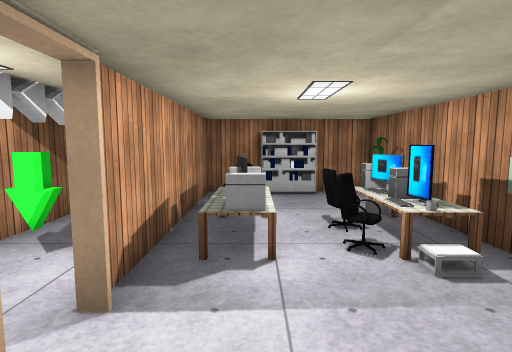
view 1 (above)

16 first-person views from a walk through a scene from a Unity 3-D project. The camera is 1.5 m above the floor, tilts 6° down and sees 80° across. The floor is counted in squares, 1 m on a side. Each view is taken from the middle of a square. On the plan, view 1 faces up. The plan holds only what a view shows up to about 15 squares ahead; the rest is blank. The player is left out. Door leaves are left out, so doorways stand open. Some surface patterns are stand-ins.

view 2
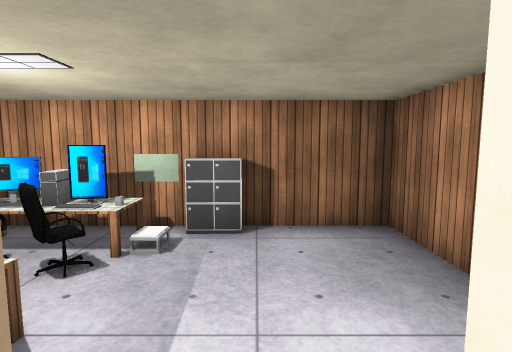

view 3
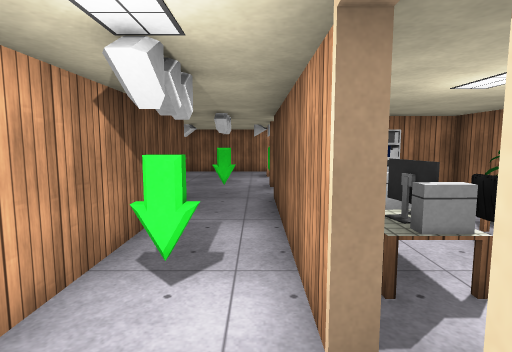

view 4
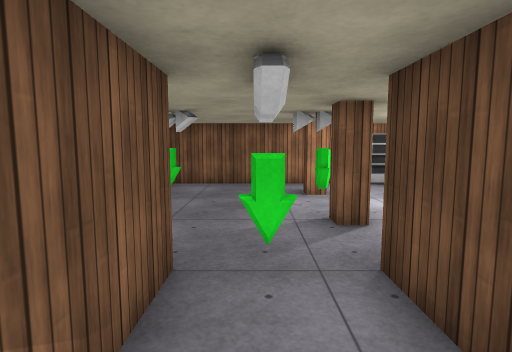

view 5
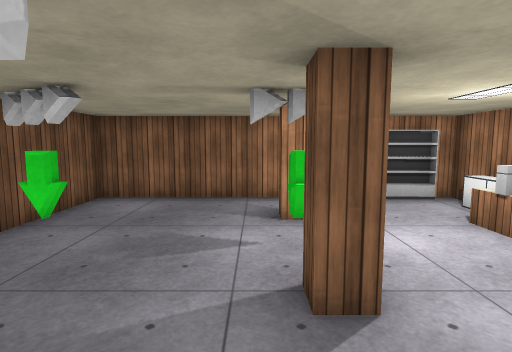

view 6
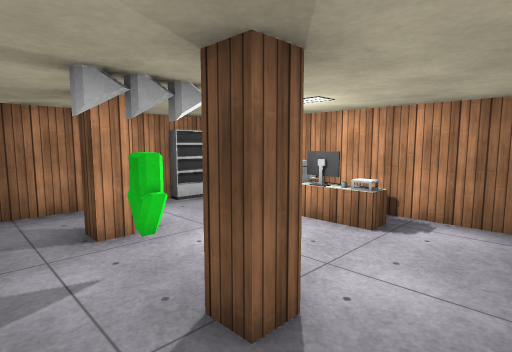

view 7
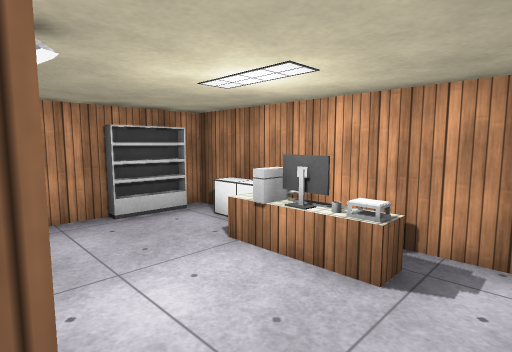

view 8
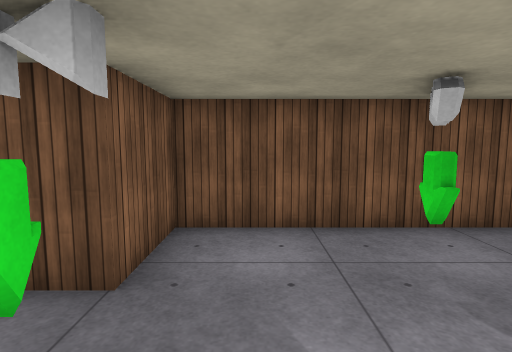

view 9
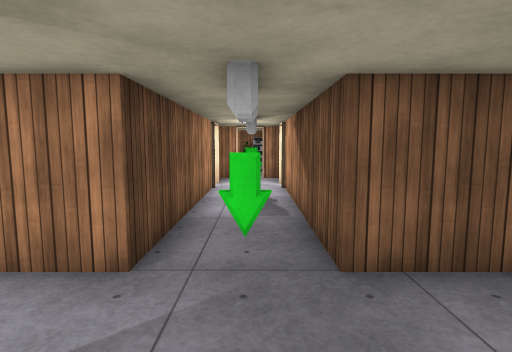

view 10
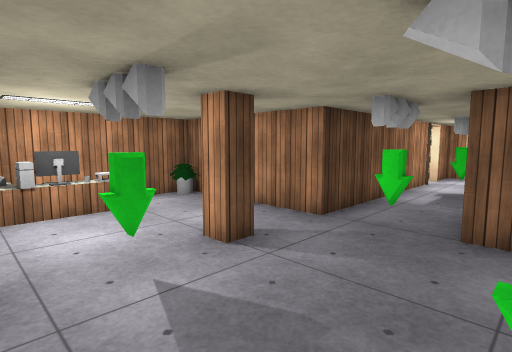

view 11
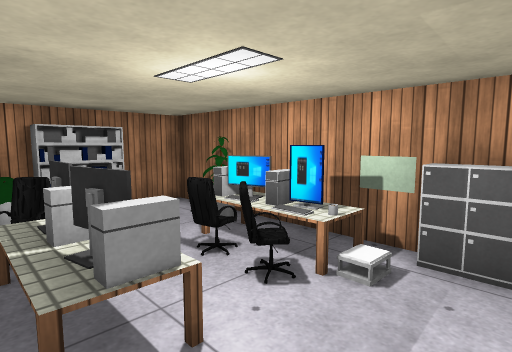

view 12
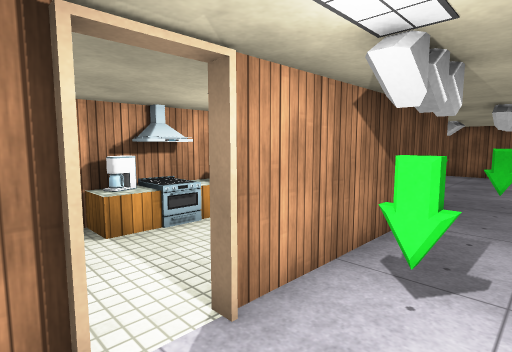

view 13
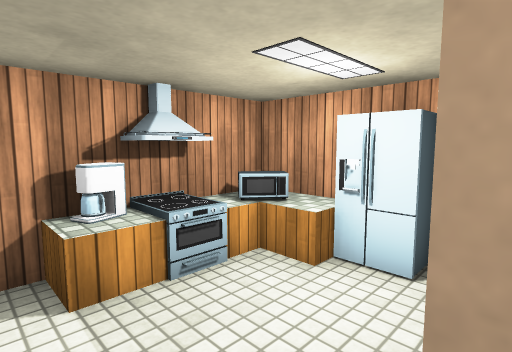

view 14
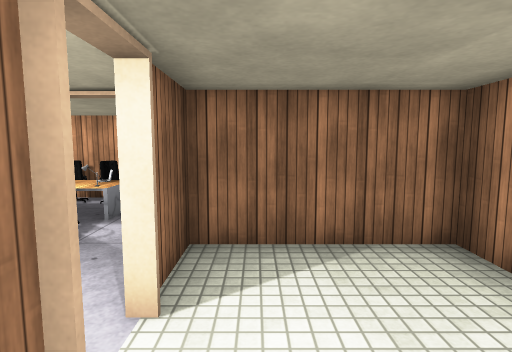

view 15
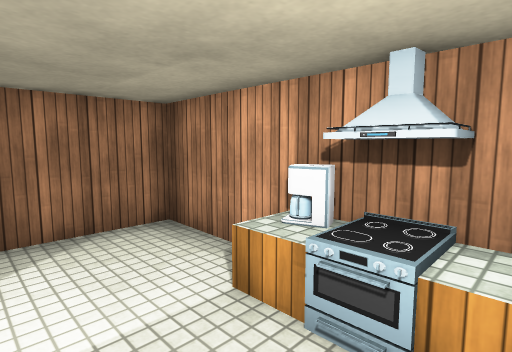

view 16
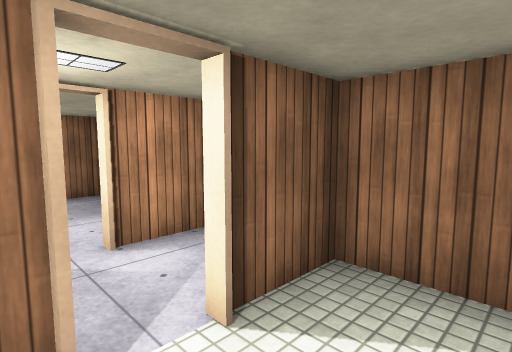

### Floor plan
Ten units are one square. View 1 is at (0, 0); x grows to the right and y downward. Boxes are objects, and circles mark ways between rooms. Rooms are numbered by the first view taken in them; rooms with no view inside come last. Other rooms are left out.
<svg viewBox="-90 -190 131 220">
<path fill="none" stroke="#000" d="M24 5 35 5 35 -55M-15 -55 -15 -30M-9 -115 -15 -115 -15 -121 -9 -121M-15 -85 -15 -74M-9 -149 -15 -149 -15 -156M28 -95 35 -95M-15 -65 -15 -55M36 -95 19 -95M5 -175 -64 -175 -64 -95 -40 -95 -40 -26M35 -55 35 -176M-15 -25 -15 -86M-40 -15 -40 -10M-22 5 -15 5 -15 -16M-7 -38 -7 -56M-80 -26 -80 5 -32 5M-40 5 -40 -15 -40 -15M-70 -26 -75 -26M-64 -61 -80 -61 -80 -44M-70 -36 -70 -26"/>
<rect x="-25" y="15" width="10" height="10" fill="#bbb"><title>other object</title></rect>
<rect x="-5" y="15" width="10" height="10" fill="#bbb"><title>other object</title></rect>
<rect x="-5" y="-35" width="10" height="10" fill="#bbb"><title>computer</title></rect>
<rect x="-5" y="-45" width="10" height="10" fill="#bbb"><title>monitor</title></rect>
<rect x="-5" y="-55" width="10" height="10" fill="#bbb"><title>computer</title></rect>
<rect x="5" y="-45" width="10" height="10" fill="#bbb"><title>chair</title></rect>
<rect x="5" y="-55" width="10" height="10" fill="#bbb"><title>chair</title></rect>
<rect x="15" y="-45" width="10" height="10" fill="#bbb"><title>monitor</title></rect>
<rect x="15" y="-55" width="10" height="10" fill="#bbb"><title>computer</title></rect>
<rect x="25" y="-35" width="10" height="20" fill="#bbb"><title>cabinet</title></rect>
<rect x="25" y="-45" width="10" height="10" fill="#bbb"><title>other object</title></rect>
<rect x="-55" y="-145" width="10" height="20" fill="#bbb"><title>other object</title></rect>
<rect x="-35" y="-45" width="10" height="10" fill="#bbb"><title>other object</title></rect>
<rect x="-35" y="-95" width="10" height="10" fill="#bbb"><title>other object</title></rect>
<rect x="-15" y="-75" width="20" height="10" fill="#bbb"><title>chair</title></rect>
<rect x="-15" y="-95" width="10" height="10" fill="#bbb"><title>other object</title></rect>
<rect x="-15" y="-145" width="10" height="20" fill="#bbb"><title>other object</title></rect>
<rect x="-5" y="-95" width="30" height="10" fill="#bbb"><title>shelf</title></rect>
<rect x="5" y="-135" width="10" height="10" fill="#bbb"><title>other object</title></rect>
<rect x="5" y="-185" width="30" height="20" fill="#bbb"><title>shelf</title></rect>
<rect x="15" y="-75" width="20" height="10" fill="#bbb"><title>other object</title></rect>
<rect x="15" y="-125" width="10" height="10" fill="#bbb"><title>other object</title></rect>
<rect x="15" y="-135" width="10" height="10" fill="#bbb"><title>monitor</title></rect>
<rect x="15" y="-145" width="10" height="10" fill="#bbb"><title>computer</title></rect>
<rect x="25" y="-105" width="10" height="10" fill="#bbb"><title>other object</title></rect>
<rect x="25" y="-135" width="10" height="10" fill="#bbb"><title>other object</title></rect>
<rect x="25" y="-145" width="10" height="10" fill="#bbb"><title>other object</title></rect>
<rect x="25" y="-165" width="10" height="20" fill="#bbb"><title>cabinet</title></rect>
<rect x="-85" y="-35" width="10" height="10" fill="#bbb"><title>other object</title></rect>
<rect x="-85" y="-45" width="10" height="10" fill="#bbb"><title>fan</title></rect>
<rect x="-75" y="-45" width="10" height="10" fill="#bbb"><title>stove</title></rect>
<rect x="-75" y="-55" width="10" height="10" fill="#bbb"><title>other object</title></rect>
<rect x="-65" y="-65" width="10" height="20" fill="#bbb"><title>fridge</title></rect>
<circle cx="-10" cy="-10" r="3" fill="#2a7"/>
<circle cx="-10" cy="-20" r="3" fill="#2a7"/>
<circle cx="-30" cy="-20" r="3" fill="#2a7"/>
<circle cx="-45" cy="-30" r="3" fill="#2a7"/>
<circle cx="-60" cy="-30" r="3" fill="#2a7"/>
<text x="10" y="-10">1</text>
<text x="-10" y="-110">2</text>
<text x="-60" y="-20">3</text>
<text x="-60" y="-40">4</text>
</svg>
Room 1 opens to room 2. Room 2 opens to room 3. Room 3 opens to room 4.

Where each view was taken, in squares from view 1:
view 1: 0 up, 0 right, facing up
view 2: 2 up, 2 left, facing right
view 3: 1 up, 2 left, facing up
view 4: 6 up, 3 left, facing up
view 5: 9 up, 2 left, facing up
view 6: 10 up, 3 left, facing up-right
view 7: 11 up, 1 left, facing up-right
view 8: 11 up, 1 left, facing left
view 9: 13 up, 3 left, facing down
view 10: 15 up, 5 left, facing down-right
view 11: 2 up, 1 left, facing up-right
view 12: 1 up, 2 left, facing up-left
view 13: 2 up, 4 left, facing up-left
view 14: 4 up, 5 left, facing down
view 15: 5 up, 5 left, facing down-left
view 16: 3 up, 6 left, facing down-right
